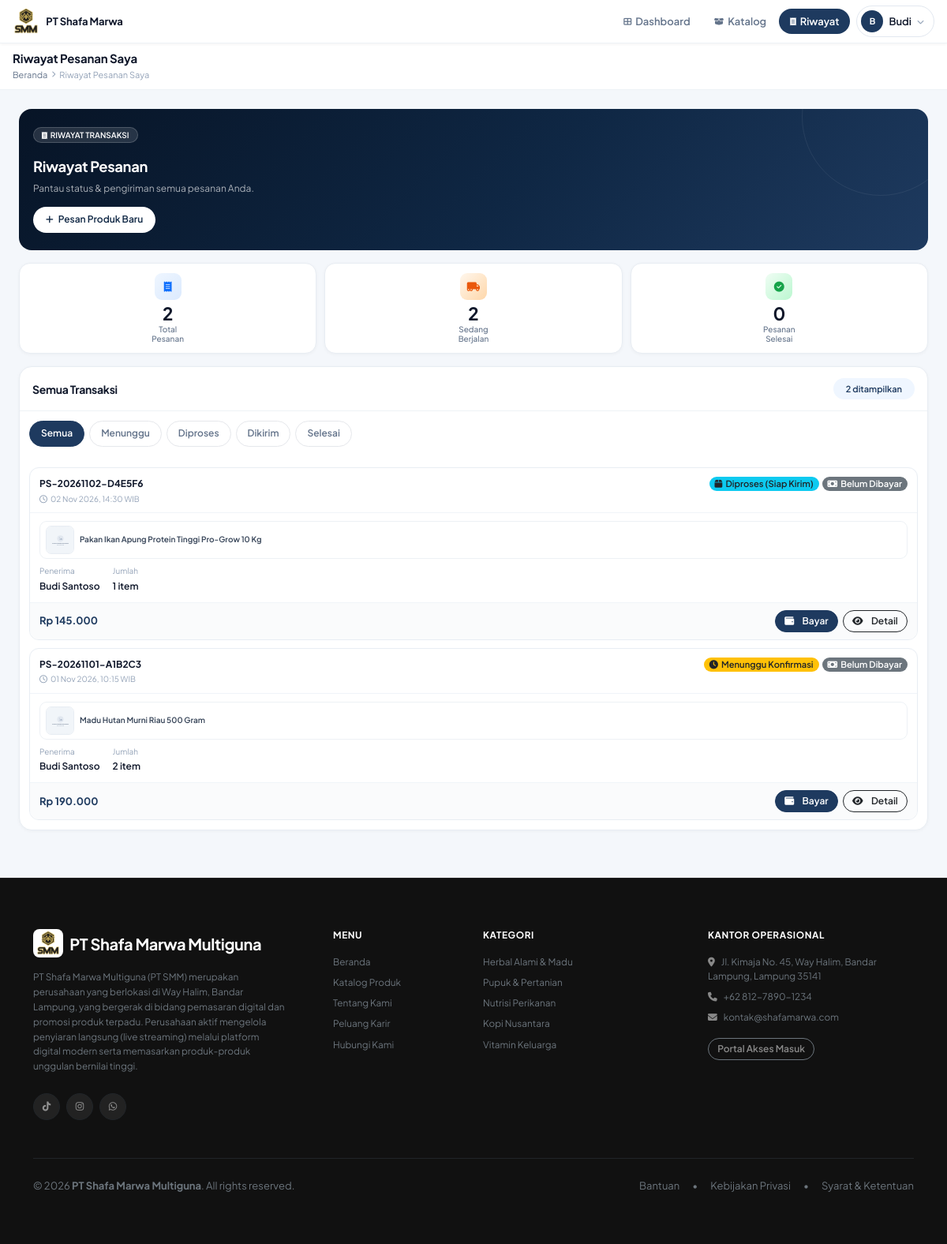
The app's page /frontend/pengguna/riwayat-pesanan.php (signed in) with its own data.
### tables this page shows
CREATE TABLE pesanan (
    id_pesanan BIGINT UNSIGNED AUTO_INCREMENT PRIMARY KEY,
    kode_pesanan VARCHAR(30) NOT NULL UNIQUE,
    id_user BIGINT UNSIGNED NOT NULL,
    nama_penerima VARCHAR(100) NOT NULL,
    no_hp_penerima VARCHAR(20) NOT NULL,
    alamat_pengiriman TEXT NOT NULL,
    catatan TEXT DEFAULT NULL,
    total_harga DECIMAL(15,2) NOT NULL DEFAULT 0.00,
    status_pesanan ENUM(
        'Menunggu Konfirmasi',
        'Diproses',
        'Dikirim',
        'Selesai',
        'Dibatalkan'
    ) NOT NULL DEFAULT 'Menunggu Konfirmasi',
    tanggal_pesanan TIMESTAMP NOT NULL DEFAULT CURRENT_TIMESTAMP,
    diperbarui_pada TIMESTAMP NOT NULL DEFAULT CURRENT_TIMESTAMP
        ON UPDATE CURRENT_TIMESTAMP,
    CONSTRAINT fk_pesanan_user
        FOREIGN KEY (id_user) REFERENCES users(id_user)
        ON UPDATE CASCADE ON DELETE RESTRICT,
    INDEX idx_pesanan_user (id_user),
    INDEX idx_pesanan_status (status_pesanan),
    INDEX idx_pesanan_tanggal (tanggal_pesanan)
);

CREATE TABLE profil_perusahaan (
    id_profil TINYINT UNSIGNED AUTO_INCREMENT PRIMARY KEY,
    nama_perusahaan VARCHAR(150) NOT NULL,
    deskripsi TEXT DEFAULT NULL,
    alamat TEXT DEFAULT NULL,
    email VARCHAR(150) DEFAULT NULL,
    no_telepon VARCHAR(30) DEFAULT NULL,
    website VARCHAR(150) DEFAULT NULL,
    logo VARCHAR(255) DEFAULT NULL,
    diperbarui_pada TIMESTAMP NOT NULL DEFAULT CURRENT_TIMESTAMP
        ON UPDATE CURRENT_TIMESTAMP
);

### frontend/pengguna/riwayat-pesanan.php (the view, shortened to what the rows shown need)
<?php
require_once __DIR__ . '/../../config/app.php';
$id_user    = (int)$_SESSION['id_user'];
$pesanan_list    = [];
try {
    $sql = "SELECT p.*, COUNT(d.id_detail) AS total_item, SUM(d.jumlah) AS total_qty,
               GROUP_CONCAT(COALESCE(pr.gambar, '') ORDER BY d.id_detail SEPARATOR '||') AS gambar_produk,
               GROUP_CONCAT(COALESCE(d.nama_produk_saat_pesan, pr.nama_produk, 'Produk') ORDER BY d.id_detail SEPARATOR '||') AS nama_produk
        FROM pesanan p
        LEFT JOIN detail_pesanan d ON p.id_pesanan = d.id_pesanan
        LEFT JOIN produk pr ON d.id_produk = pr.id_produk
        WHERE p.id_user = ?";
    $params = [$id_user];
    $sql .= " GROUP BY p.id_pesanan ORDER BY p.tanggal_pesanan DESC";
    $stmt = $pdo->prepare($sql);
    $stmt->execute($params);
    $pesanan_list = $stmt->fetchAll();
} catch (PDOException $e) { $pesanan_list = []; }
require_once __DIR__ . '/../includes/pengguna-header.php';
?>
<div class="panel-section">
    <div class="panel-section-head">
        <div>
            <h2 class="panel-section-title">Semua Transaksi</h2>
        </div>
    </div>
    <?php if (empty($pesanan_list)): ?>
        <div class="text-center py-5 text-muted">
            <i class="fas fa-shopping-bag fa-2x mb-3 d-block" style="color:#cbd5e1;"></i>
            <div class="fw-semibold text-dark small">Belum ada pesanan</div>
            <small>Pesanan yang Anda buat akan muncul di sini.</small><br>
            <a href="<?= base_url('frontend/pages/katalog.php') ?>" class="btn btn-sm rounded-pill px-3 mt-3 text-white" style="background:#1e3a5f;">Belanja Sekarang</a>
        </div>
    <?php else: ?>
    <div class="order-cards" style="margin-top:10px;">
        <?php foreach ($pesanan_list as $pes):
            $gambar_produk = array_slice(explode('||', $pes['gambar_produk'] ?? ''), 0, 3);
            $nama_produk = array_slice(explode('||', $pes['nama_produk'] ?? ''), 0, 3);
            $sudah_lunas   = ($pes['status_pembayaran'] ?? 'Belum Dibayar') === 'Lunas';
            $dibatalkan    = $pes['status_pesanan'] === 'Dibatalkan';
        ?>
        <div class="order-card">
            <div class="order-card-top">
                <div>
                    <div class="order-kode"><?= e($pes['kode_pesanan']) ?></div>
                    <div class="order-date"><i class="far fa-clock me-1"></i><?= date('d M Y, H:i', strtotime($pes['tanggal_pesanan'])) ?> WIB</div>
                </div>
                <div class="order-badges">
                    <?= status_badge_pesanan($pes['status_pesanan']) ?>
                    <?= status_badge_pembayaran($pes['status_pembayaran'] ?? 'Belum Dibayar') ?>
                </div>
            </div>
            <div class="order-card-mid">
                <?php if (!empty($nama_produk)): ?>
                <div class="order-products" aria-label="Produk yang dipesan">
                    <?php foreach ($nama_produk as $index_produk => $nama):
                        $gb = $gambar_produk[$index_produk] ?? '';
                    ?>
                    <div class="order-product">
                        <img src="<?= e(upload_url('produk', $gb)) ?>" alt="<?= e($nama) ?>">
                        <span title="<?= e($nama) ?>"><?= e($nama) ?></span>
                    </div>
                    <?php endforeach; ?>
                </div>
                <?php endif; ?>
                <div class="order-info-row">
                    <div class="order-info-item">
                        <small>Penerima</small>
                        <span><?= e($pes['nama_penerima']) ?></span>
                    </div>
                    <div class="order-info-item">
                        <small>Jumlah</small>
                        <span><?= (int)$pes['total_qty'] ?> item</span>
                    </div>
                </div>
            </div>
            <div class="order-card-bottom">
                <div class="order-total"><?= format_rupiah($pes['total_harga']) ?></div>
                <div class="order-actions">
                    <?php if (!$sudah_lunas && !$dibatalkan): ?>
                        <a href="<?= base_url('frontend/pengguna/detail-pesanan.php?id=' . (int)$pes['id_pesanan'] . '#ringkasan-pembayaran') ?>"
                           class="btn btn-sm rounded-pill text-white" style="background:#1e3a5f;border-color:#1e3a5f;">
                            <i class="fas fa-wallet me-1"></i> Bayar
                        </a>
                    <?php endif; ?>
                    <a href="<?= base_url('frontend/pengguna/detail-pesanan.php?id=' . $pes['id_pesanan']) ?>"
                       class="btn btn-sm btn-outline-dark rounded-pill">
                        <i class="fas fa-eye me-1"></i> Detail
                    </a>
                </div>
            </div>
        </div>
        <?php endforeach; ?>
    </div>
    <?php endif; ?>
</div>
<?php require_once __DIR__ . '/../includes/pengguna-footer.php'; ?>

### backend/helpers/helper.php (shortened to what the rows shown need)
<?php
if (!function_exists('base_url')) {
    function base_url($path = '')
    {
        $base = defined('BASE_URL') ? BASE_URL : '/pt-smm/';
        return rtrim($base, '/') . '/' . ltrim($path, '/');
    }
}
if (!function_exists('asset_url')) {
    function asset_url($path = '')
    {
        return base_url('assets/' . ltrim($path, '/'));
    }
}
if (!function_exists('upload_url')) {
    function upload_url($folder, $filename)
    {
        $relPath = 'assets/uploads/' . trim($folder, '/') . '/' . basename($filename);
        $fullPath = __DIR__ . '/../../' . $relPath;
        return asset_url('images/no-image.svg');
    }
}
if (!function_exists('e')) {
    function e($str)
    {
        return htmlspecialchars((string)$str, ENT_QUOTES, 'UTF-8');
    }
}
if (!function_exists('format_rupiah')) {
    function format_rupiah($angka)
    {
        return 'Rp ' . number_format((float)$angka, 0, ',', '.');
    }
}
if (!function_exists('status_badge_pesanan')) {
    function status_badge_pesanan($status)
    {
        switch ($status) {
            case 'Menunggu Konfirmasi':
                return '<span class="badge bg-warning text-dark"><i class="fas fa-clock me-1"></i>Menunggu Konfirmasi</span>';
            case 'Diproses':
                return '<span class="badge bg-info text-dark"><i class="fas fa-box me-1"></i>Diproses (Siap Kirim)</span>';
        }
    }
}
if (!function_exists('get_company_profile')) {
    function get_company_profile($pdo)
    {
        try {
            $stmt = $pdo->query("SELECT * FROM profil_perusahaan ORDER BY id_profil ASC LIMIT 1");
            $res = $stmt->fetch();
            if ($res) {
                return $res;
            }
        } catch (PDOException $e) {}
        return [
            'nama_perusahaan' => 'PT Shafa Marwa Multiguna',
            'deskripsi'       => 'Pusat pemasaran digital, live streaming, dan distribusi aneka produk unggulan berkualitas.',
            'alamat'          => 'Jalan Urip Sumoharjo Nomor 159 B, Kel. Way Halim Permai, Kec. Way Halim, Kota Bandar Lampung, Lampung 35122',
            'email'           => 'smm4us.co.id@gmail.com',
            'no_telepon'      => '08117291000',
            'website'         => 'www.shafamarwa.com',
            'logo'            => null
        ];
    }
}

### backend/helpers/midtrans.php (shortened to what the rows shown need)
<?php
function status_badge_pembayaran($status)
{
    switch ($status) {
        case 'Belum Dibayar':
            return '<span class="badge bg-secondary"><i class="fas fa-money-bill me-1"></i>Belum Dibayar</span>';
    }
}

### frontend/includes/footer.php (shortened to what the rows shown need)
<footer class="py-5" style="background: #111111; color: #a1a1aa; font-family: 'Plus Jakarta Sans', sans-serif; border-top: 1px solid #222222;">
    <div class="container py-3">
        <div class="row g-4 justify-content-between mb-5">
            <div class="col-lg-4 col-md-6">
                <div class="d-flex align-items-center gap-2 mb-3">
                    <img src="<?= asset_url('images/logo-smm-brand.png') ?>" alt="Logo PT SMM" style="height: 36px; width: auto; object-fit: contain; background: #ffffff; border-radius: 8px; padding: 3px;">
                    <span class="fw-bold text-white fs-5" style="letter-spacing: -0.02em;">
                    </span>
                </div>
                <p class="small text-secondary mb-4" style="line-height: 1.6; max-width: 320px;">
                    <?= e($company['deskripsi']) ?>
                </p>
                <div class="d-flex gap-2">
                    <a href="https://tiktok.com" target="_blank" class="btn btn-dark btn-sm rounded-circle d-flex align-items-center justify-content-center text-white-50 p-0" style="width: 34px; height: 34px; background: #222;" title="TikTok">
                    </a>
                    <a href="https://instagram.com" target="_blank" class="btn btn-dark btn-sm rounded-circle d-flex align-items-center justify-content-center text-white-50 p-0" style="width: 34px; height: 34px; background: #222;" title="Instagram">
                    </a>
                    <a href="https://wa.me/<?= preg_replace('/[^0-9]/', '', $company['no_telepon']) ?>" target="_blank" class="btn btn-dark btn-sm rounded-circle d-flex align-items-center justify-content-center text-white-50 p-0" style="width: 34px; height: 34px; background: #222;" title="WhatsApp">
                    </a>
                </div>
            </div>
            <div class="col-lg-3 col-md-6">
                <h6 class="text-white fw-bold mb-3 small" style="letter-spacing: 0.05em; text-transform: uppercase;">Kantor Operasional</h6>
                <p class="small text-secondary mb-2">
                    <i class="fas fa-map-marker-alt me-2 text-white-50"></i><?= e($company['alamat']) ?>
                </p>
                <p class="small text-secondary mb-2">
                    <i class="fas fa-phone me-2 text-white-50"></i><?= e($company['no_telepon']) ?>
                </p>
                <p class="small text-secondary mb-3">
                    <i class="fas fa-envelope me-2 text-white-50"></i><?= e($company['email']) ?>
                </p>
                <a href="<?= base_url('frontend/auth/login.php') ?>" class="btn btn-outline-light btn-sm rounded-pill px-3 py-1 text-white-50 border-secondary small" style="font-size:12px;">
                    Portal Akses Masuk
                </a>
            </div>
        </div>
    </div>
</footer>
</body>
</html>

### records on screen
pesanan: kode_pesanan "PS-20261102-D4E5F6", tanggal_pesanan "02 Nov 2026, 14:30", status_pesanan "Diproses" (drawn), nama "Pakan Ikan Apung Protein Tinggi Pro-Grow 10 Kg", nama_penerima "Budi Santoso", total_qty "1", total_harga "Rp 145.000"
pesanan: kode_pesanan "PS-20261101-A1B2C3", tanggal_pesanan "01 Nov 2026, 10:15", shows "Menunggu Konfirmasi", nama "Madu Hutan Murni Riau 500 Gram", nama_penerima "Budi Santoso", total_qty "2", total_harga "Rp 190.000"
profil_perusahaan: deskripsi "PT Shafa Marwa Multiguna (PT SMM) merupakan perusahaan yang berlokasi di Way Halim, Bandar Lampung, yang bergerak di bidang pemasaran digital dan promosi produk terpadu. Perusahaan aktif mengelola penyiaran langsung (live streaming) melalui platform digital modern serta memasarkan produk-produk unggulan bernilai tinggi.", alamat "Jl. Kimaja No. 45, Way Halim, Bandar Lampung, Lampung 35141", no_telepon "+62 812-7890-1234", email "kontak@shafamarwa.com"

### other values on screen
substr($nama_user, 0, 1) "B"
explode(' ', $nama_user)[0] "Budi"
$page_title "Riwayat Pesanan Saya"
$total_pesanan "2"
$pesanan_proses "2"
$pesanan_selesai "0"
count($pesanan_list) "2"
